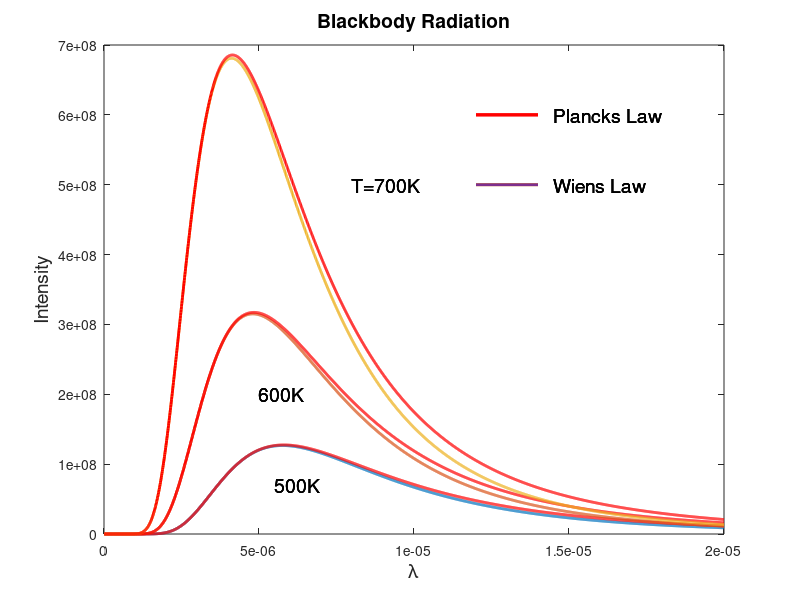

This chart was generated by the following MATLAB code:
%------------------------------------------------------------------------%
%---------Black Body Radiation-------------------------------------------%
%------------------------------------------------------------------------%
clc;
close all;
clear all;
%------------------------------------------------------------------------%
c=3*10^8; % speed of light in vaccum
h=6.625*10.^-34; %  Planck constant 
k=1.38*10.^-23; %   Boltzmann constant
T=[ 500 600 700 ]; % Temperatures in Kelvin
Lam=(0.0:0.01:20).*1e-6; 
figure(1)
for i=1:3
    
%------------Wiens Displacement Law--------------------------------------%
I1(:,i)= ((2*h*c*c)./(Lam.^5)).*(exp(-(h*c)./(Lam*k*T(i))));
%------------Planks Law--------------------------------------------------%
I2(:,i)=(2*h*c*c)./((Lam.^5).*(exp((h.*c)./(k.*T(i).*Lam))-1));
%------------------------------------------------------------------------%
plot(Lam,I1(:,i),'linewidth',2)
hold on
plot(Lam,I2(:,i),'r','linewidth',2)
  text(.55e-5,.7e8,'500K','fontSize',14)
  text(.5e-5,2e8,'600K','fontSize',14)
  text(.8e-5,5e8,'T=700K','fontSize',14)
  line([1.2e-5 1.4e-5], [6e8 6e8],'color','r','linewidth',2)
  line([1.2e-5 1.4e-5], [5e8 5e8],'linewidth',2)
  
  text(1.45e-5,6e8,'Plancks Law','fontSize',14)
  text(1.45e-5,5e8,'Wiens Law','fontSize',14)
  
  xlabel('\lambda','fontsize',14)
  ylabel('Intensity','fontsize',14)
  title('Blackbody Radiation','fontsize',14)
  
  fh = figure(1);
  set(fh, 'color', 'white');
end
